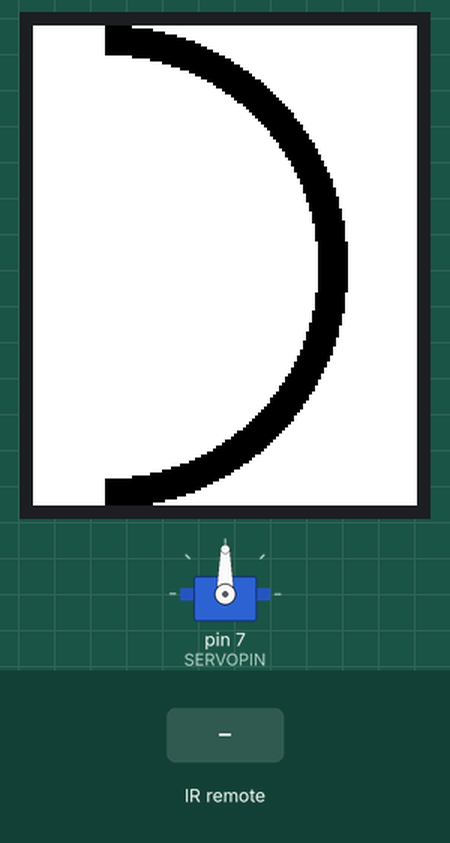
A sketch run on a simulated Arduino Uno, built with avr-gcc and run on an emulated ATmega328P. Parts: servo, 128×160 colour display. The test bench sets the inputs (shaded band). What the sketch prints to the serial monitor is not drawn.

Above: at 1.4 s.
1.5 s: infrared code 0x20DFC837 received
At 2.0 s:
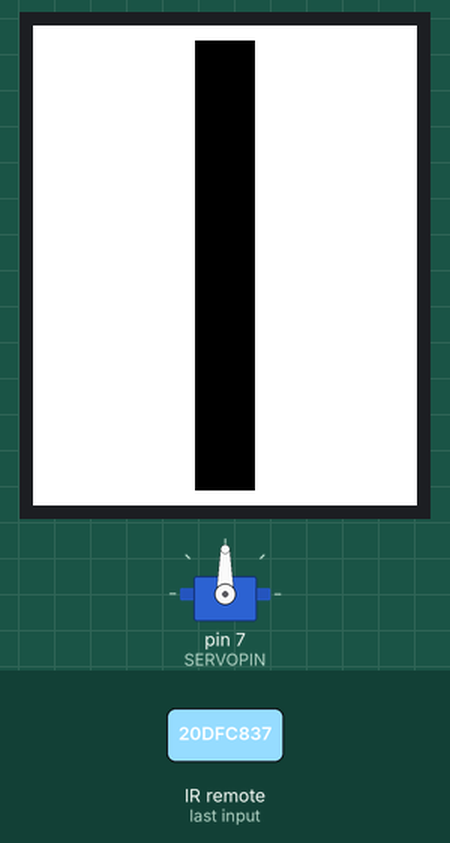
3.0 s: infrared code 0x20DFE01F received
At 4.2 s:
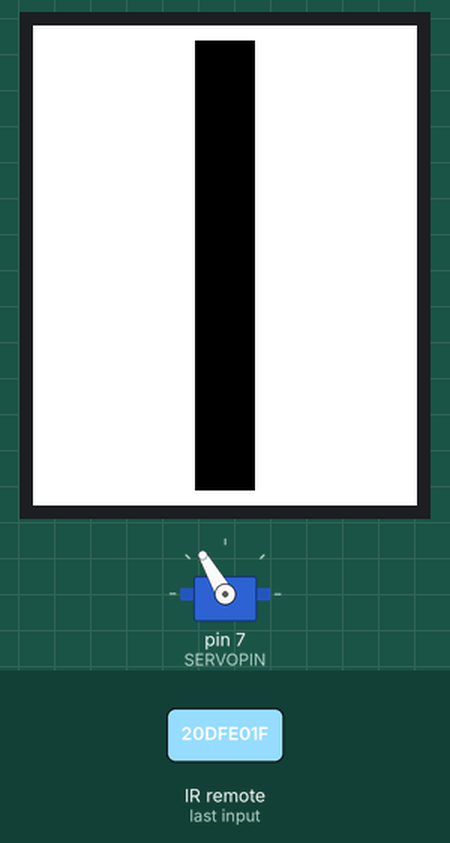
4.5 s: infrared code 0x20DF609F received
At 5.6 s:
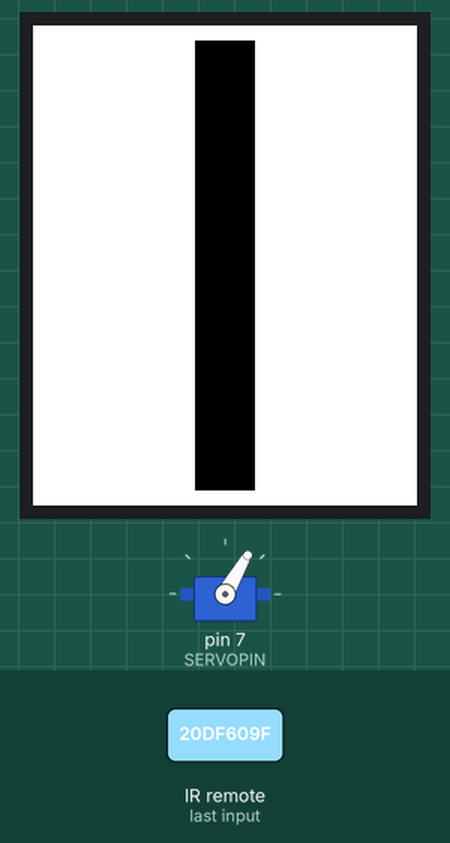
6.0 s: infrared code 0x20DF48B7 received
At 7.0 s:
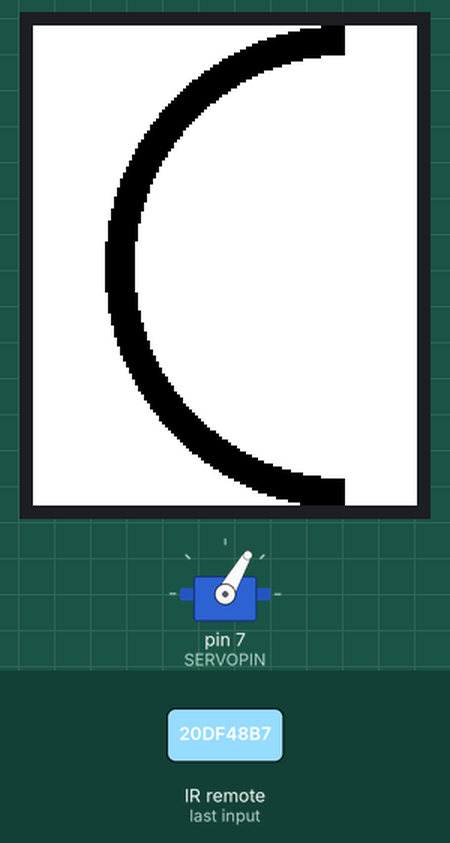
7.6 s: infrared code 0x20DF28D7 received
At 8.6 s:
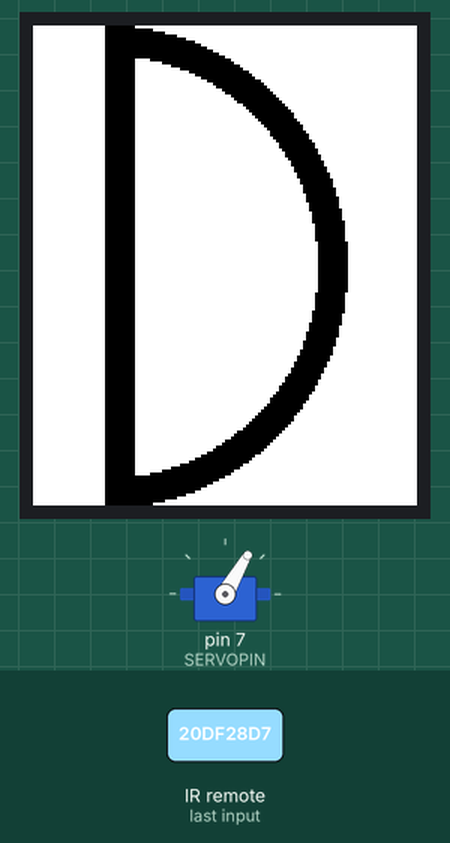
Timing chart, 0 to 10.2 s (numbered marks = the images above; inputs shaded):
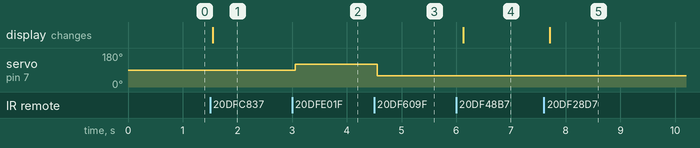

The sketch:

bigboy.ino
```cpp
// (licence header left out)
#include <IRremote.h>
#include <Servo.h>
#include <Adafruit_GFX.h>
#include <Adafruit_ST7735.h>
#include <SPI.h>

#define TFT_CS     10
#define TFT_RST    9
#define TFT_DC     8

Adafruit_ST7735 tft = Adafruit_ST7735(TFT_CS, TFT_DC, TFT_RST);
Servo neck;
int RECV_PIN = 11;
int SERVOPIN = 7;
IRrecv irrecv(RECV_PIN);
int incomingByte = 0;
decode_results results;

void setup()
{
  Serial.begin(9600);
  irrecv.enableIRIn();
  neck.attach(SERVOPIN);
  neck.write(90);
  tft.initR(INITR_BLACKTAB);
  tft.fillScreen(ST7735_WHITE);
  tft.fillRect(0, 0, 24, 160, ST77XX_WHITE);
  tft.fillCircle(24, 80, 80, ST77XX_BLACK);
  tft.fillCircle(24, 80, 70, ST77XX_WHITE);
  tft.fillRect(0, 0, 24, 160, ST77XX_WHITE);

}

void loop() {
  if (Serial.available() > 0) {
    // read the incoming byte:
    incomingByte = Serial.read();
    if (incomingByte == 49) {
      tft.fillScreen(ST7735_WHITE);
      tft.fillCircle(24, 80, 80, ST77XX_BLACK);
      tft.fillCircle(24, 80, 70, ST77XX_WHITE);
      tft.fillRect(0, 0, 24, 160, ST77XX_WHITE);
    }
  }
  if (irrecv.decode(&results)) {
    if (results.value != 0xFFFFFFFF)
    {
      Serial.println(results.value, HEX);
      if (results.value == 0x20DFE01F)
      {
        neck.write(120);
      }
      if (results.value == 0x20DF609F)
      {
        neck.write(60);
      }
      if (results.value == 0x20DF22DD)
      {
        neck.write(90);
      }
      if (results.value == 0x20DF8877) // 1 button
      {
        tft.fillScreen(ST7735_WHITE);
        tft.fillCircle(24, 80, 80, ST77XX_BLACK);
        tft.fillCircle(24, 80, 70, ST77XX_WHITE);
        tft.fillRect(0, 0, 24, 160, ST77XX_WHITE);
      }
      if (results.value == 0x20DF48B7) // 2 button
      {
        tft.fillScreen(ST7735_WHITE);
        tft.fillCircle(104, 80, 80, ST77XX_BLACK);
        tft.fillCircle(104, 80, 70, ST77XX_WHITE);
        tft.fillRect(104, 0, 24, 160, ST77XX_WHITE);
      }
      if (results.value == 0x20DFC837) // 3 button
      {
        tft.fillScreen(ST7735_WHITE);
        tft.fillRect(54, 5, 20, 150, ST77XX_BLACK);
      }
      if (results.value == 0x20DF28D7 || results.value == 0x20DFE817 || results.value == 0x20DF18E7) // 4, 7, 8 buttons
      {
        tft.fillScreen(ST7735_WHITE);
        tft.fillCircle(24, 80, 80, ST77XX_BLACK);
        tft.fillCircle(24, 80, 70, ST77XX_WHITE);
        tft.fillRect(0, 0, 24, 160, ST77XX_WHITE);
        tft.fillRect(24, 0, 10, 160, ST77XX_BLACK);
      }
      if (results.value == 0x20DFA857) // 5 button
      {
        tft.fillScreen(ST7735_WHITE);
        tft.fillCircle(104, 80, 80, ST77XX_BLACK);
        tft.fillCircle(104, 80, 70, ST77XX_WHITE);
        tft.fillRect(104, 0, 24, 160, ST77XX_WHITE);
        tft.fillRect(94, 0, 10, 160, ST77XX_BLACK);
      }
      if (results.value == 0x20DF6897) // 6 button
      {
        tft.fillScreen(ST7735_WHITE);
        tft.fillRect(24, 5, 80, 150, ST77XX_BLACK);
        tft.fillRect(34, 15, 60, 130, ST77XX_WHITE);
      }
      if (results.value == 0x20DF9867) // 9 button
      {
        tft.fillScreen(ST7735_WHITE);
        tft.fillCircle(24, 80, 80, ST77XX_BLACK);
        tft.fillCircle(24, 80, 70, ST77XX_WHITE);
        tft.fillRect(0, 0, 24, 160, ST77XX_WHITE);
        tft.fillRect(24, 0, 10, 160, ST77XX_BLACK);
        delay(3000);
        neck.write(120);
        delay(800);
        neck.write(60);
        delay(1200);
        neck.write(90);
      }
    }
    irrecv.resume();
  }
  delay(100);
}
```

Measured:
- after the input at 1.5 s, the display: changes after 0.05 s (image 1)
- after the input at 3.0 s, servo on pin 7 (SERVOPIN): 90° → 120° after 0.05 s
- after the input at 4.5 s, servo on pin 7 (SERVOPIN): 120° → 60° after 0.06 s
- after the input at 6.0 s, the display: changes after 0.13 s (image 4)
- after the input at 7.6 s, the display: changes after 0.11 s (image 5)
